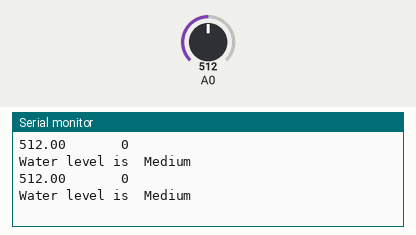
Recording of a sketch running on a simulated Arduino Uno, built with avr-gcc and run on an emulated ATmega328P. Shown: the last lines printed to the serial monitor. Inputs (shaded band) come from the test bench; at power-on: A0 = 512.

Above: at 1.8 s.
1.9 s: A0 set to 340
At 2.8 s:
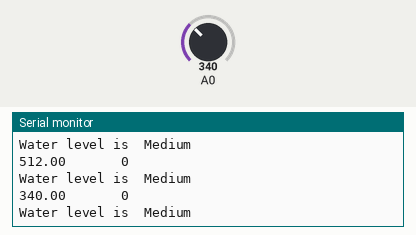
3.4 s: A0 set to 319
At 4.8 s:
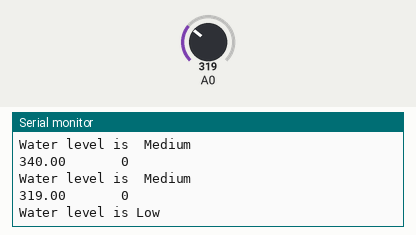
Timing chart, 0 to 6.4 s (numbered marks = the images above; inputs shaded):
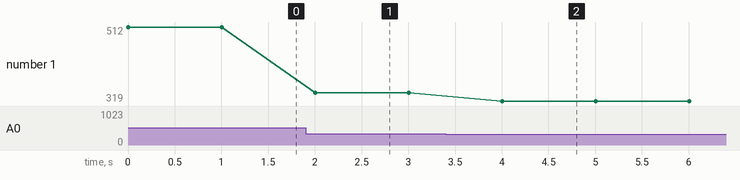

The sketch:

nodelevel1.ino
```cpp
int value1,value2;
void setup()
{
  //Begin serial communication
  Serial.begin(9600);

}

void loop()
{
float  value = analogRead(A0);
  Serial.print(value);
  Serial.print("       ");
  Serial.println(value1);
  if (value<=330){
    Serial.println("Water level is Low");
  }
  else if (value>330 && value2<=430){
    Serial.println("Water level is  Medium");
  }

  else if (value>430){
    Serial.println("Water level is High");
  }


  delay(1000);
}
```

Measured:
- the behaviour switches between 331 and 330 on A0 (found by bisection; images 1 and 2)
- after the input at 1.9 s, the serial monitor: prints a new line after 0.10 s (image 1)
- after the input at 3.4 s, the serial monitor: prints a new line after 0.60 s (image 2)
- plotted number 1: 512 → 340 after the input at 1.9 s, 340 → 319 after the input at 3.4 s
